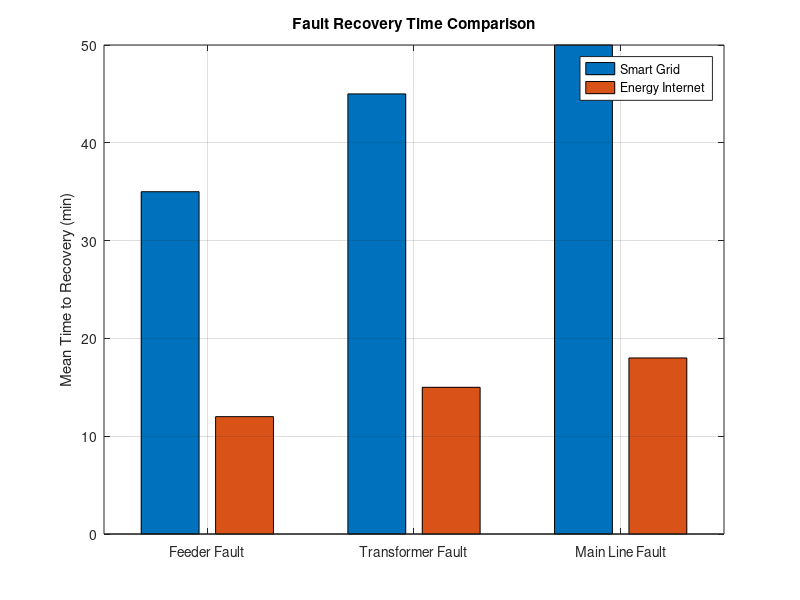

MATLAB code for this plot:
% Simulation 11.4: Fault Recovery Time Comparison

faults = {'Feeder Fault', 'Transformer Fault', 'Main Line Fault'};
mttr_sg = [35, 45, 50]; % in minutes
mttr_ei = [12, 15, 18];

figure;
bar([mttr_sg; mttr_ei]');
set(gca, 'XTickLabel', faults);
ylabel('Mean Time to Recovery (min)');
legend('Smart Grid', 'Energy Internet');
title('Fault Recovery Time Comparison');
grid on;
